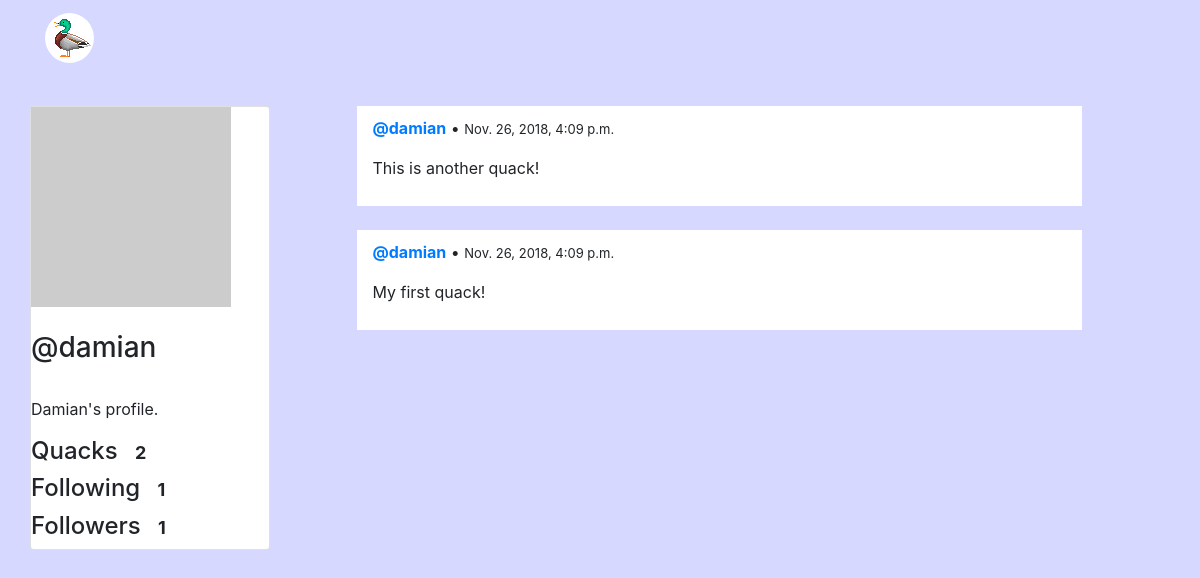
/profile/damian/, run on the app's committed database.
### application/models.py (models this page shows)
class Profile(models.Model):
	user = models.OneToOneField(User, on_delete=models.CASCADE)
	image_link = models.CharField(max_length=100, blank=True, null=True, verbose_name="image_link")
	description = models.CharField(max_length=1000, blank=True, null=True, verbose_name="description")

class Quack(models.Model):
    content = models.CharField(max_length=250)
    quacker = models.ForeignKey(User, on_delete=models.CASCADE, related_name='quacker')
    created_at = models.DateTimeField(auto_now=True)

### application/views/profiles.py (the view, shortened to what this page needs)
# urls.py: path('profile/<slug:username>/', views.profile, name='profile'),
def profile(request, username):
	context ={}
	try:
		user = User.objects.get(username=username)
		profile = Profile.objects.get(user=user)
		context.update({
			'myprofile': profile,
		})
		context.update(get_user_context(user))
	except User.DoesNotExist:
		return render(request, 'profiles/profile.html', {})
	return render(request, 'profiles/profile.html', context)

### application/views/profiles.py (called while the page is built)
def get_user_context(user):
	quacks = sorted(Quack.objects.filter(quacker=user), key=lambda quack: quack.created_at, reverse=True)
	return {
		'profile': user,
		'quacks': len(quacks),
		'following': len(Follow.objects.filter(follower=user)),
		'followers': len(Follow.objects.filter(followed=user)),
		'quack_list': quacks,
	}

### application/templates/profiles/profile.html (shortened to what this page needs)
{% extends 'base_template.html' %}
{% block navbar %}
	{% include 'navbar.html' %}
{% endblock %}
{% block body %}
<div class="container">
	{% if profile is None %}
		<div class="offset-3 col-6 radius-card" style="margin-top: 100px;">
			<br>
			<h1 style="font-size: 60px;">Profile not found</h1>
			<br><br>
			<div class="offset-2 col-8">
				<input id="search-username" type="text" class="form-control" placeholder="Enter username">
				<button onclick="search('#search-username')" class="btn btn-primary btn-block">Search</button>
			</div>
		</div>
	{% else %}
		<div class="row profile-area">
			<div style="width: 240px;">
				<div class="card">
					<div class="card-block">
						<img src="{% if myprofile.image_link %}{{ myprofile.image_link }}{% else %}/static/no_avatar.jpg{% endif %}" width="200" height="200">
						<br><br>
						<h3>@{{ profile.username }}</h3><br>
						{% if myprofile.description %}
							<p id="user-desc">{{ myprofile.description }}</p>
						{% endif %}
						<h4>Quacks <span class="badge badge-pill badge-default">{{ quacks }}</span></h4>
						<h4>Following <span class="badge badge-pill badge-default">{{ following }}</span></h4>
						<h4>Followers <span class="badge badge-pill badge-default">{{ followers }}</span></h4>
					</div>
				</div>
			</div>
			<div class="col">
				{% if quack_list %}
					{% for quack in quack_list %}
						<div class="offset-1 col-10 quack">
							<p><b><a href="/profile/{{ quack.quacker.username }}">@{{ quack.quacker.username }}</a></b> &#8226; <span style="font-size: 13px;">{{ quack.created_at }}</span></p>
							<p class="iterate">{{ quack.content }}</p>
						</div><br>
					{% endfor %}
				{% else %}
					<div class="offset-1 col-10 radius-card">
						<h1 style="font-size: 20px;">No quacks from @{{ profile.username }}</h1>
					</div>
				{% endif %}
			</div>
		</div>
	{% endif %}
</div>
{% endblock %}

### application/templates/base_template.html (shortened to what this page needs)
<!DOCTYPE html>
<html>
<head>
	<link rel="stylesheet" href="https://maxcdn.bootstrapcdn.com/bootstrap/4.0.0-alpha.6/css/bootstrap.min.css">
	<link rel="stylesheet" type="text/css" href="/static/stylesheet.css">
</head>
<body>
	{% block navbar %}{% endblock %}
	{% block body %}{% endblock %}
</body>
</html>

### application/templates/navbar.html (shortened to what this page needs)
<nav class="navbar navbar-toggleable-md navbar-inverse bg-inverse">
	<div class="container">
		<a class="navbar-brand" href="/"><img src="/static/icon.png" style="border-radius: 50%;"></a>
		<button class="navbar-toggler" type="button" data-toggle="collapse" data-target="#navbarSupportedContent" aria-controls="navbarSupportedContent" aria-expanded="false" aria-label="Toggle navigation">
			<span class="navbar-toggler-icon"></span>
		</button>
	</div>
</nav>

### application/static/stylesheet.css (style rules this page uses)
body { background-color: #d6d8ff; }
.quack { background-color: white; padding-top: 10px; padding-bottom: 10px; }
.profile-area { margin-top: 30px; }

### data on the page
Profile: description "Damian's profile."
Quack: quacker.username "damian", created_at "Nov. 26, 2018, 4:09 p.m.", content "This is another quack!"
Quack: quacker.username "damian", created_at "Nov. 26, 2018, 4:09 p.m.", content "My first quack!"

### other printed values
{{ profile.username }} "damian"
{{ quacks }} "2"
{{ following }} "1"
{{ followers }} "1"
